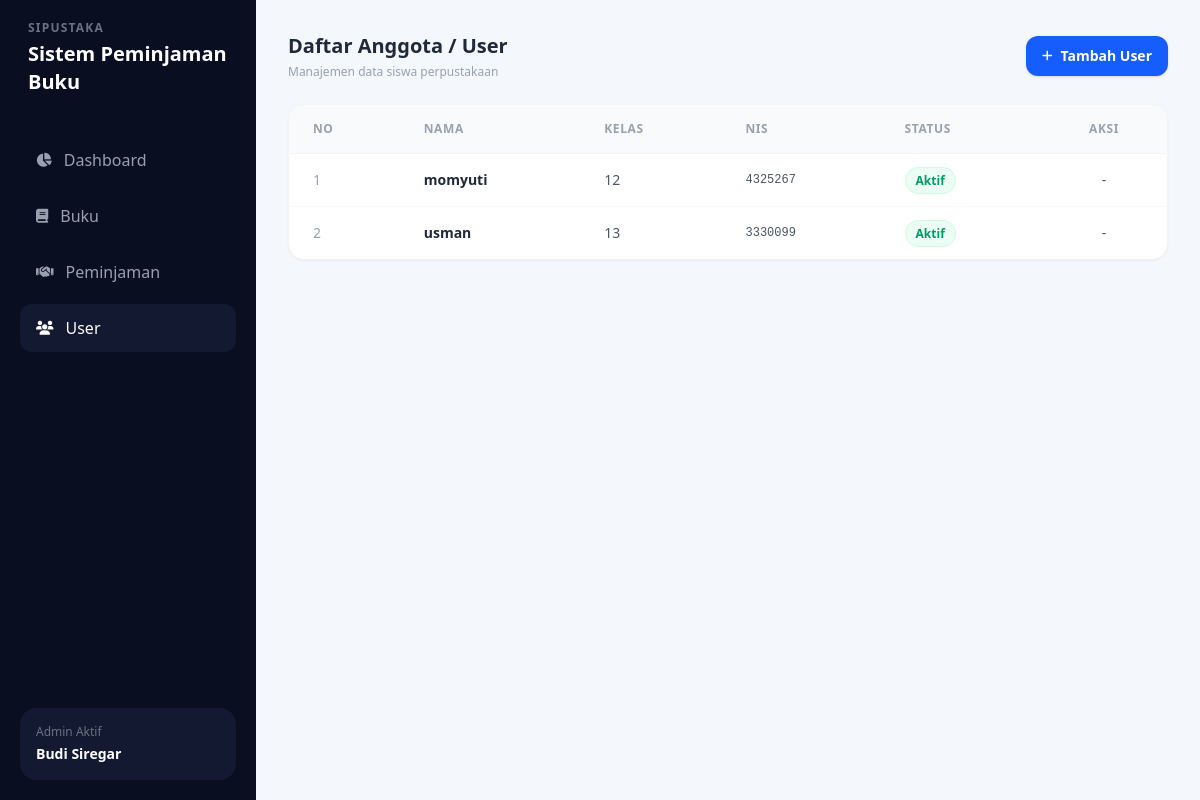
The page /user/ on the database its author committed.
### perpus/models.py (models this page shows, shortened)
class Anggota(models.Model):
    STATUS_CHOICES = [
        ('Aktif', 'Aktif'),
        ('Tidak Aktif', 'Tidak Aktif'),
    ]
    nama = models.CharField(max_length=255)
    kelas = models.CharField(max_length=50)
    nis = models.CharField(max_length=20, unique=True)
    status = models.CharField(max_length=15, choices=STATUS_CHOICES, default='Aktif')

### perpus/views.py (the view)
# urls.py: path('user/', views.daftar_user, name='daftar_user'),
def daftar_user(request):
    users = Anggota.objects.all()
    return render(request, 'perpus/daftar_user.html', {'users': users})

### perpus/templates/perpus/daftar_user.html (shortened to what this page needs)
<!DOCTYPE html>
<html lang="en">
<head>
    <script src="https://cdn.jsdelivr.net/npm/@tailwindcss/browser@4"></script>
    <link rel="stylesheet" href="https://cdnjs.cloudflare.com/ajax/libs/font-awesome/6.4.0/css/all.min.css">
</head>
<body class="bg-[#f4f7fc] font-sans antialiased">
    <div class="flex min-h-screen">
        <aside class="w-64 bg-[#090e21] text-gray-400 flex flex-col justify-between p-5 shrink-0">
            <div>
                <div class="mb-10 px-2">
                    <p class="text-xs tracking-widest text-gray-500 font-semibold uppercase">Sipustaka</p>
                    <h1 class="text-xl font-bold text-white mt-1">Sistem Peminjaman Buku</h1>
                </div>
                <nav class="space-y-2">
                    <a href="{% url 'dashboard' %}" class="flex items-center space-x-3 px-4 py-3 hover:bg-[#131931] hover:text-white rounded-xl transition duration-200">
                        <i class="fa-solid fa-chart-pie text-sm"></i>
                        <span class="font-medium">Dashboard</span>
                    </a>
                    <a href="{% url 'daftar_buku' %}" class="flex items-center space-x-3 px-4 py-3 hover:bg-[#131931] hover:text-white rounded-xl transition duration-200">
                        <i class="fa-solid fa-book text-sm"></i>
                        <span class="font-medium">Buku</span>
                    </a>
                    <a href="{% url 'peminjaman' %}" class="flex items-center space-x-3 px-4 py-3 hover:bg-[#131931] hover:text-white rounded-xl transition duration-200">
                        <i class="fa-solid fa-handshake text-sm"></i>
                        <span class="font-medium">Peminjaman</span>
                    </a>
                    <a href="{% url 'daftar_user' %}" class="flex items-center space-x-3 px-4 py-3 bg-[#131931] text-white rounded-xl transition duration-200">
                        <i class="fa-solid fa-users text-sm"></i>
                        <span class="font-medium">User</span>
                    </a>
                </nav>
            </div>
            <div class="bg-[#131931] p-4 rounded-2xl flex flex-col">
                <span class="text-xs text-gray-500">Admin Aktif</span>
                <span class="text-sm font-semibold text-white mt-1">Budi Siregar</span>
            </div>
        </aside>
        <main class="flex-1 p-8 overflow-y-auto">
            <div class="flex justify-between items-center mb-6">
                <div>
                    <h2 class="text-xl font-bold text-gray-800">Daftar Anggota / User</h2>
                    <p class="text-xs text-gray-400 mt-1">Manajemen data siswa perpustakaan</p>
                </div>
                <a href="{% url 'tambah_user' %}" class="bg-blue-600 hover:bg-blue-700 text-white text-sm font-semibold px-4 py-2.5 rounded-xl flex items-center space-x-2 transition shadow-sm">
                    <i class="fa-solid fa-plus text-xs"></i>
                    <span>Tambah User</span>
                </a>
            </div>
            <div class="bg-white rounded-2xl border border-gray-100 shadow-xs overflow-hidden">
                <table class="w-full text-left border-collapse">
                    <thead>
                        <tr class="bg-gray-50 text-gray-400 text-xs uppercase tracking-wider border-b border-gray-100">
                            <th class="py-4 px-6 font-semibold">No</th>
                            <th class="py-4 px-6 font-semibold">Nama</th>
                            <th class="py-4 px-6 font-semibold">Kelas</th>
                            <th class="py-4 px-6 font-semibold">NIS</th>
                            <th class="py-4 px-6 font-semibold">Status</th>
                            <th class="py-4 px-6 font-semibold text-center">Aksi</th>
                        </tr>
                    </thead>
                    <tbody class="text-sm text-gray-600 divide-y divide-gray-50">
                        {% for user in users %}
                        <tr class="hover:bg-gray-50/50 transition">
                            <td class="py-4 px-6 font-medium text-gray-400">{{ forloop.counter }}</td>
                            <td class="py-4 px-6 font-semibold text-gray-800">{{ user.nama }}</td>
                            <td class="py-4 px-6">{{ user.kelas }}</td>
                            <td class="py-4 px-6 font-mono text-xs">{{ user.nis }}</td>
                            <td class="py-4 px-6">
                                {% if user.status == 'Aktif' %}
                                <span class="bg-emerald-50 text-emerald-600 text-xs font-semibold px-2.5 py-1 rounded-full border border-emerald-100">Aktif</span>
                                {% else %}
                                <span class="bg-rose-50 text-rose-600 text-xs font-semibold px-2.5 py-1 rounded-full border border-rose-100">Tidak Aktif</span>
                                {% endif %}
                            </td>
                            <td class="py-4 px-6 text-center">-</td>
                        </tr>
                        {% empty %}
                        <tr>
                            <td colspan="6" class="py-8 text-center text-gray-400 text-sm">Belum ada data user terdaftar.</td>
                        </tr>
                        {% endfor %}
                    </tbody>
                </table>
            </div>
        </main>
    </div>
</body>
</html>

### rows shown on the page
Anggota: nama "momyuti", kelas "12", nis "4325267", status "Aktif"
Anggota: nama "usman", kelas "13", nis "3330099", status "Aktif"
